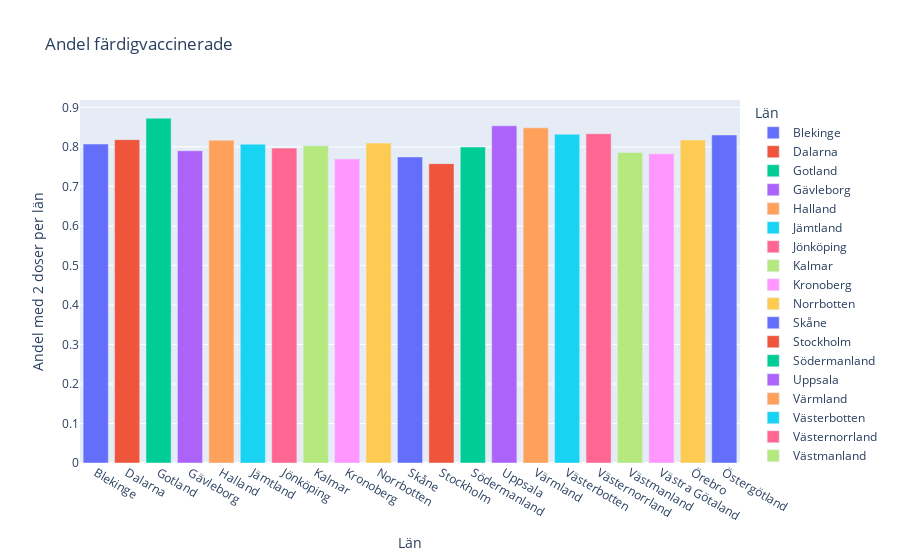

The notebook cell this image was saved under:
### Code cell
fig2 = px.bar(vaccin_län, x="Län_namn", y="Andel färdigvaccinerade", color="Län_namn",
                  labels={"Län_namn":"Län", "Andel färdigvaccinerade": "Andel med 2 doser per län"},
                  title="Andel färdigvaccinerade")
fig2.show()
fig2.write_html(f"Visualiseringar/Andel färdigvaccinerade.html")

### Figure 1 — Plotly figure (JSON) as saved in the notebook; plotly's stock layout.template omitted (floating-point values rounded to 4 significant figures)
{"data": [{"alignmentgroup": "True", "hovertemplate": "Län=%{x}<br>Andel med 2 doser per län=%{y}<extra></extra>", "legendgroup": "Blekinge", "marker": {"color": "#636efa", "pattern": {"shape": ""}}, "name": "Blekinge", "offsetgroup": "Blekinge", "orientation": "v", "showlegend": true, "textposition": "auto", "type": "bar", "x": ["Blekinge"], "xaxis": "x", "y": [0.8072], "yaxis": "y"}, {"alignmentgroup": "True", "hovertemplate": "Län=%{x}<br>Andel med 2 doser per län=%{y}<extra></extra>", "legendgroup": "Dalarna", "marker": {"color": "#EF553B", "pattern": {"shape": ""}}, "name": "Dalarna", "offsetgroup": "Dalarna", "orientation": "v", "showlegend": true, "textposition": "auto", "type": "bar", "x": ["Dalarna"], "xaxis": "x", "y": [0.8184], "yaxis": "y"}, {"alignmentgroup": "True", "hovertemplate": "Län=%{x}<br>Andel med 2 doser per län=%{y}<extra></extra>", "legendgroup": "Gotland", "marker": {"color": "#00cc96", "pattern": {"shape": ""}}, "name": "Gotland", "offsetgroup": "Gotland", "orientation": "v", "showlegend": true, "textposition": "auto", "type": "bar", "x": ["Gotland"], "xaxis": "x", "y": [0.8728], "yaxis": "y"}, {"alignmentgroup": "True", "hovertemplate": "Län=%{x}<br>Andel med 2 doser per län=%{y}<extra></extra>", "legendgroup": "Gävleborg", "marker": {"color": "#ab63fa", "pattern": {"shape": ""}}, "name": "Gävleborg", "offsetgroup": "Gävleborg", "orientation": "v", "showlegend": true, "textposition": "auto", "type": "bar", "x": ["Gävleborg"], "xaxis": "x", "y": [0.7902], "yaxis": "y"}, {"alignmentgroup": "True", "hovertemplate": "Län=%{x}<br>Andel med 2 doser per län=%{y}<extra></extra>", "legendgroup": "Halland", "marker": {"color": "#FFA15A", "pattern": {"shape": ""}}, "name": "Halland", "offsetgroup": "Halland", "orientation": "v", "showlegend": true, "textposition": "auto", "type": "bar", "x": ["Halland"], "xaxis": "x", "y": [0.8172], "yaxis": "y"}, {"alignmentgroup": "True", "hovertemplate": "Län=%{x}<br>Andel med 2 doser per län=%{y}<extra></extra>", "legendgroup": "Jämtland", "marker": {"color": "#19d3f3", "pattern": {"shape": ""}}, "name": "Jämtland", "offsetgroup": "Jämtland", "orientation": "v", "showlegend": true, "textposition": "auto", "type": "bar", "x": ["Jämtland"], "xaxis": "x", "y": [0.807], "yaxis": "y"}, {"alignmentgroup": "True", "hovertemplate": "Län=%{x}<br>Andel med 2 doser per län=%{y}<extra></extra>", "legendgroup": "Jönköping", "marker": {"color": "#FF6692", "pattern": {"shape": ""}}, "name": "Jönköping", "offsetgroup": "Jönköping", "orientation": "v", "showlegend": true, "textposition": "auto", "type": "bar", "x": ["Jönköping"], "xaxis": "x", "y": [0.797], "yaxis": "y"}, {"alignmentgroup": "True", "hovertemplate": "Län=%{x}<br>Andel med 2 doser per län=%{y}<extra></extra>", "legendgroup": "Kalmar", "marker": {"color": "#B6E880", "pattern": {"shape": ""}}, "name": "Kalmar", "offsetgroup": "Kalmar", "orientation": "v", "showlegend": true, "textposition": "auto", "type": "bar", "x": ["Kalmar"], "xaxis": "x", "y": [0.8027], "yaxis": "y"}, {"alignmentgroup": "True", "hovertemplate": "Län=%{x}<br>Andel med 2 doser per län=%{y}<extra></extra>", "legendgroup": "Kronoberg", "marker": {"color": "#FF97FF", "pattern": {"shape": ""}}, "name": "Kronoberg", "offsetgroup": "Kronoberg", "orientation": "v", "showlegend": true, "textposition": "auto", "type": "bar", "x": ["Kronoberg"], "xaxis": "x", "y": [0.7695], "yaxis": "y"}, {"alignmentgroup": "True", "hovertemplate": "Län=%{x}<br>Andel med 2 doser per län=%{y}<extra></extra>", "legendgroup": "Norrbotten", "marker": {"color": "#FECB52", "pattern": {"shape": ""}}, "name": "Norrbotten", "offsetgroup": "Norrbotten", "orientation": "v", "showlegend": true, "textposition": "auto", "type": "bar", "x": ["Norrbotten"], "xaxis": "x", "y": [0.8096], "yaxis": "y"}, {"alignmentgroup": "True", "hovertemplate": "Län=%{x}<br>Andel med 2 doser per län=%{y}<extra></extra>", "legendgroup": "Skåne", "marker": {"color": "#636efa", "pattern": {"shape": ""}}, "name": "Skåne", "offsetgroup": "Skåne", "orientation": "v", "showlegend": true, "textposition": "auto", "type": "bar", "x": ["Skåne"], "xaxis": "x", "y": [0.7746], "yaxis": "y"}, {"alignmentgroup": "True", "hovertemplate": "Län=%{x}<br>Andel med 2 doser per län=%{y}<extra></extra>", "legendgroup": "Stockholm", "marker": {"color": "#EF553B", "pattern": {"shape": ""}}, "name": "Stockholm", "offsetgroup": "Stockholm", "orientation": "v", "showlegend": true, "textposition": "auto", "type": "bar", "x": ["Stockholm"], "xaxis": "x", "y": [0.7577], "yaxis": "y"}, {"alignmentgroup": "True", "hovertemplate": "Län=%{x}<br>Andel med 2 doser per län=%{y}<extra></extra>", "legendgroup": "Södermanland", "marker": {"color": "#00cc96", "pattern": {"shape": ""}}, "name": "Södermanland", "offsetgroup": "Södermanland", "orientation": "v", "showlegend": true, "textposition": "auto", "type": "bar", "x": ["Södermanland"], "xaxis": "x", "y": [0.7998], "yaxis": "y"}, {"alignmentgroup": "True", "hovertemplate": "Län=%{x}<br>Andel med 2 doser per län=%{y}<extra></extra>", "legendgroup": "Uppsala", "marker": {"color": "#ab63fa", "pattern": {"shape": ""}}, "name": "Uppsala", "offsetgroup": "Uppsala", "orientation": "v", "showlegend": true, "textposition": "auto", "type": "bar", "x": ["Uppsala"], "xaxis": "x", "y": [0.8536], "yaxis": "y"}, {"alignmentgroup": "True", "hovertemplate": "Län=%{x}<br>Andel med 2 doser per län=%{y}<extra></extra>", "legendgroup": "Värmland", "marker": {"color": "#FFA15A", "pattern": {"shape": ""}}, "name": "Värmland", "offsetgroup": "Värmland", "orientation": "v", "showlegend": true, "textposition": "auto", "type": "bar", "x": ["Värmland"], "xaxis": "x", "y": [0.8483], "yaxis": "y"}, {"alignmentgroup": "True", "hovertemplate": "Län=%{x}<br>Andel med 2 doser per län=%{y}<extra></extra>", "legendgroup": "Västerbotten", "marker": {"color": "#19d3f3", "pattern": {"shape": ""}}, "name": "Västerbotten", "offsetgroup": "Västerbotten", "orientation": "v", "showlegend": true, "textposition": "auto", "type": "bar", "x": ["Västerbotten"], "xaxis": "x", "y": [0.832], "yaxis": "y"}, {"alignmentgroup": "True", "hovertemplate": "Län=%{x}<br>Andel med 2 doser per län=%{y}<extra></extra>", "legendgroup": "Västernorrland", "marker": {"color": "#FF6692", "pattern": {"shape": ""}}, "name": "Västernorrland", "offsetgroup": "Västernorrland", "orientation": "v", "showlegend": true, "textposition": "auto", "type": "bar", "x": ["Västernorrland"], "xaxis": "x", "y": [0.8335], "yaxis": "y"}, {"alignmentgroup": "True", "hovertemplate": "Län=%{x}<br>Andel med 2 doser per län=%{y}<extra></extra>", "legendgroup": "Västmanland", "marker": {"color": "#B6E880", "pattern": {"shape": ""}}, "name": "Västmanland", "offsetgroup": "Västmanland", "orientation": "v", "showlegend": true, "textposition": "auto", "type": "bar", "x": ["Västmanland"], "xaxis": "x", "y": [0.7859], "yaxis": "y"}, {"alignmentgroup": "True", "hovertemplate": "Län=%{x}<br>Andel med 2 doser per län=%{y}<extra></extra>", "legendgroup": "Västra Götaland", "marker": {"color": "#FF97FF", "pattern": {"shape": ""}}, "name": "Västra Götaland", "offsetgroup": "Västra Götaland", "orientation": "v", "showlegend": true, "textposition": "auto", "type": "bar", "x": ["Västra Götaland"], "xaxis": "x", "y": [0.7824], "yaxis": "y"}, {"alignmentgroup": "True", "hovertemplate": "Län=%{x}<br>Andel med 2 doser per län=%{y}<extra></extra>", "legendgroup": "Örebro", "marker": {"color": "#FECB52", "pattern": {"shape": ""}}, "name": "Örebro", "offsetgroup": "Örebro", "orientation": "v", "showlegend": true, "textposition": "auto", "type": "bar", "x": ["Örebro"], "xaxis": "x", "y": [0.8177], "yaxis": "y"}, {"alignmentgroup": "True", "hovertemplate": "Län=%{x}<br>Andel med 2 doser per län=%{y}<extra></extra>", "legendgroup": "Östergötland", "marker": {"color": "#636efa", "pattern": {"shape": ""}}, "name": "Östergötland", "offsetgroup": "Östergötland", "orientation": "v", "showlegend": true, "textposition": "auto", "type": "bar", "x": ["Östergötland"], "xaxis": "x", "y": [0.8302], "yaxis": "y"}], "layout": {"barmode": "relative", "legend": {"title": {"text": "Län"}, "tracegroupgap": 0}, "title": {"text": "Andel färdigvaccinerade"}, "xaxis": {"anchor": "y", "categoryarray": ["Blekinge", "Dalarna", "Gotland", "Gävleborg", "Halland", "Jämtland", "Jönköping", "Kalmar", "Kronoberg", "Norrbotten", "Skåne", "Stockholm", "Södermanland", "Uppsala", "Värmland", "Västerbotten", "Västernorrland", "Västmanland", "Västra Götaland", "Örebro", "Östergötland"], "categoryorder": "array", "domain": [0, 1], "title": {"text": "Län"}}, "yaxis": {"anchor": "x", "domain": [0, 1], "title": {"text": "Andel med 2 doser per län"}}}}
